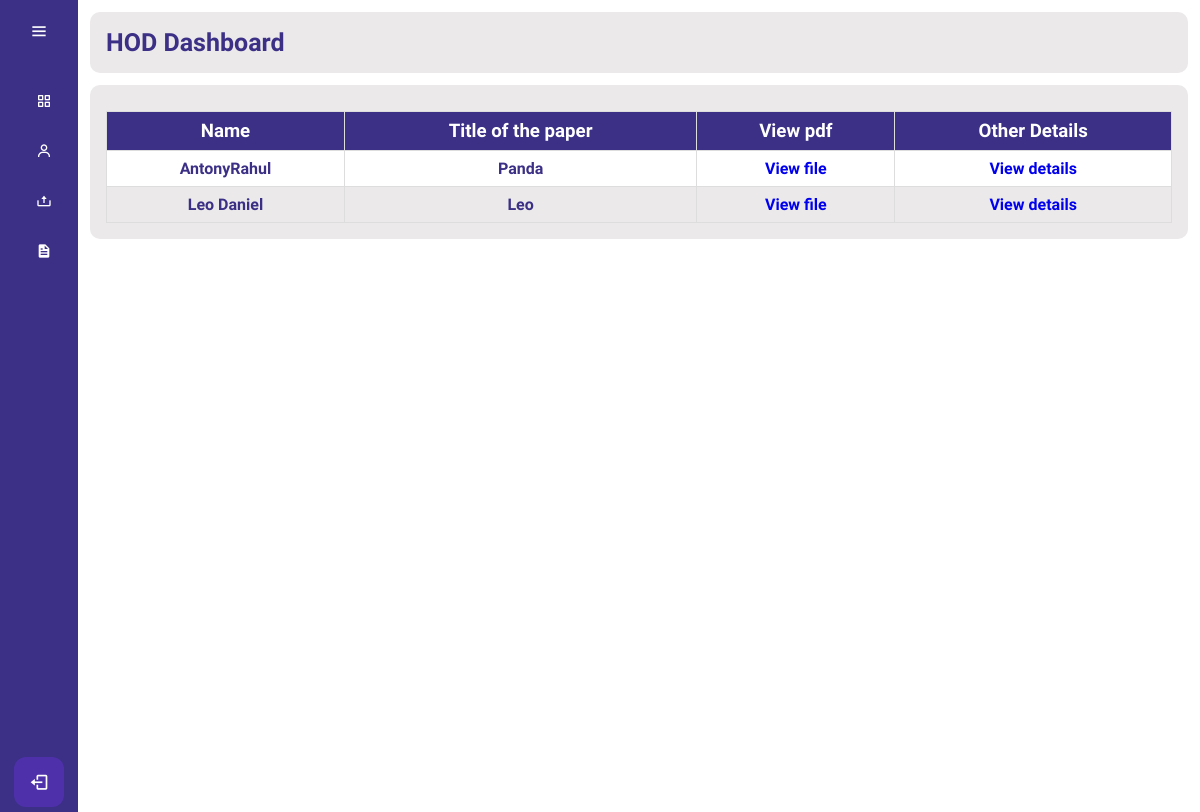
/HOD/hviewfile.php (signed in), run on the app's committed database.
### tables this page shows
CREATE TABLE IF NOT EXISTS `journal_details` (
  `appid` varchar(255) NOT NULL,
  `dno` varchar(255) NOT NULL,
  `Name` varchar(50) NOT NULL,
  `GuideName` varchar(50) NOT NULL,
  `JournalName` varchar(50) NOT NULL,
  `HIndex` int NOT NULL,
  `JournalType` varchar(100) NOT NULL,
  `PaperTitle` varchar(50) NOT NULL,
  `ImpactFactor` varchar(50) NOT NULL,
  `IssueDate` date NOT NULL,
  `file` blob NOT NULL
);

### HOD/hviewfile.php (the view, shortened to what this page needs)
<?php
if ($_SESSION['s_id'] && $_SESSION['position'] == 'hod') {
?>
<!DOCTYPE html>
<html lang="en">
<head>
    <link href='https://unpkg.com/boxicons@2.1.4/css/boxicons.min.css' rel='stylesheet'>
    <link rel="stylesheet" href="hviewfile.css" />
    <link rel="stylesheet" href="dstyle.css">
</head>
<body>
    <?php include "dashboard.php"; ?>
    <div class="hviewfile">
        <div class="text1">
        <?php
        include("../database/dbase.php");
        ?>
            <table id="customers">
                <tr>
                    <th>Name</th>
                    <th>Title of the paper</th>
                    <th>View pdf</th>
                    <th>Other Details</th>
                </tr>
                <?php
                $sql = "SELECT Name, PaperTitle, file FROM journal_details";
                $result = mysqli_query($cn, $sql);
                while ($row = mysqli_fetch_assoc($result)) {
                ?>
                    <tr>
                        <td align="center"><?php echo $row["Name"]; ?></td>
                        <td align="center"><?php echo $row["PaperTitle"]; ?></td>
                        <td align="center"><a href="<?php echo $row['file']; ?>" target="_blank">View file</a></td>
                        <td align="center"><a href="hprint.php">View details</a></td>
                    </tr>
                <?php
                }
                ?>
            </table>
        </div>
    </div>
</body>
</html>
<?php
} else {
    header("location:../Login/index.php");
}
?>

### HOD/hviewfile.css (style rules this page uses)
.hviewfile { position: relative; height: 500px; width: calc(100% - 78px); left: 78px; transition: all 0.5s ease; }
.hviewfile .text1 { background: #ebe9e9; padding: 1rem; border-radius: 10px; font-weight: bold; color: #3B3086; margin: 12px; }
a { text-decoration: none; }
table { width: 100%; border-collapse: collapse; margin-top: 10px; }
th, td { border: 1px solid #ddd; padding: 8px; text-align: center; }
th { font-size: 14pt; background-color: #3B3086; text-align: center; color: white; }
tr:nth-child(even) { background-color: #fff; }

### HOD/dstyle.css (style rules this page uses)
* { margin: 0; padding: 0; box-sizing: border-box; font-weight: bold; font-family: 'Quicksand', sans-serif; }
body { position: relative; min-height: 100vh; width: 100%; overflow: auto; }

### data on the page
journal_details: Name "AntonyRahul", PaperTitle "Panda"
journal_details: Name "Leo Daniel", PaperTitle "Leo"
